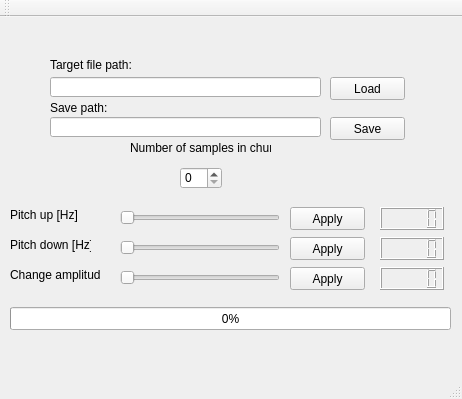
<?xml version="1.0" encoding="UTF-8"?>
<ui version="4.0">
 <class>GUIMusicEqualiserClass</class>
 <widget class="QMainWindow" name="GUIMusicEqualiserClass">
  <property name="geometry">
   <rect>
    <x>0</x>
    <y>0</y>
    <width>462</width>
    <height>399</height>
   </rect>
  </property>
  <property name="windowTitle">
   <string>GUIMusicEqualiser</string>
  </property>
  <widget class="QWidget" name="centralWidget">
   <widget class="QLineEdit" name="targetText">
    <property name="geometry">
     <rect>
      <x>50</x>
      <y>60</y>
      <width>271</width>
      <height>20</height>
     </rect>
    </property>
   </widget>
   <widget class="QLabel" name="label">
    <property name="geometry">
     <rect>
      <x>50</x>
      <y>40</y>
      <width>191</width>
      <height>16</height>
     </rect>
    </property>
    <property name="text">
     <string>Target file path:</string>
    </property>
   </widget>
   <widget class="QLabel" name="label_2">
    <property name="geometry">
     <rect>
      <x>50</x>
      <y>80</y>
      <width>81</width>
      <height>21</height>
     </rect>
    </property>
    <property name="text">
     <string>Save path:</string>
    </property>
   </widget>
   <widget class="QLineEdit" name="saveText">
    <property name="geometry">
     <rect>
      <x>50</x>
      <y>100</y>
      <width>271</width>
      <height>20</height>
     </rect>
    </property>
   </widget>
   <widget class="QSlider" name="pitch_upSlider">
    <property name="geometry">
     <rect>
      <x>120</x>
      <y>190</y>
      <width>160</width>
      <height>22</height>
     </rect>
    </property>
    <property name="maximum">
     <number>2000</number>
    </property>
    <property name="orientation">
     <enum>Qt::Horizontal</enum>
    </property>
   </widget>
   <widget class="QPushButton" name="apply_upButton">
    <property name="geometry">
     <rect>
      <x>290</x>
      <y>190</y>
      <width>75</width>
      <height>23</height>
     </rect>
    </property>
    <property name="text">
     <string>Apply</string>
    </property>
   </widget>
   <widget class="QSlider" name="pitch_downSlider">
    <property name="geometry">
     <rect>
      <x>120</x>
      <y>220</y>
      <width>160</width>
      <height>22</height>
     </rect>
    </property>
    <property name="maximum">
     <number>2000</number>
    </property>
    <property name="orientation">
     <enum>Qt::Horizontal</enum>
    </property>
   </widget>
   <widget class="QPushButton" name="apply_downButton">
    <property name="geometry">
     <rect>
      <x>290</x>
      <y>220</y>
      <width>75</width>
      <height>23</height>
     </rect>
    </property>
    <property name="text">
     <string>Apply</string>
    </property>
   </widget>
   <widget class="QSlider" name="caSlider">
    <property name="geometry">
     <rect>
      <x>120</x>
      <y>250</y>
      <width>160</width>
      <height>22</height>
     </rect>
    </property>
    <property name="maximum">
     <number>16384</number>
    </property>
    <property name="orientation">
     <enum>Qt::Horizontal</enum>
    </property>
   </widget>
   <widget class="QPushButton" name="apply_caButton">
    <property name="geometry">
     <rect>
      <x>290</x>
      <y>250</y>
      <width>75</width>
      <height>23</height>
     </rect>
    </property>
    <property name="text">
     <string>Apply</string>
    </property>
   </widget>
   <widget class="QLabel" name="label_3">
    <property name="geometry">
     <rect>
      <x>10</x>
      <y>190</y>
      <width>71</width>
      <height>16</height>
     </rect>
    </property>
    <property name="text">
     <string>Pitch up [Hz]</string>
    </property>
   </widget>
   <widget class="QLabel" name="label_4">
    <property name="geometry">
     <rect>
      <x>10</x>
      <y>220</y>
      <width>81</width>
      <height>16</height>
     </rect>
    </property>
    <property name="text">
     <string>Pitch down [Hz]</string>
    </property>
   </widget>
   <widget class="QLabel" name="label_5">
    <property name="geometry">
     <rect>
      <x>10</x>
      <y>250</y>
      <width>91</width>
      <height>16</height>
     </rect>
    </property>
    <property name="text">
     <string>Change amplitude</string>
    </property>
   </widget>
   <widget class="QLCDNumber" name="up_hzLCD">
    <property name="geometry">
     <rect>
      <x>380</x>
      <y>190</y>
      <width>64</width>
      <height>23</height>
     </rect>
    </property>
   </widget>
   <widget class="QLCDNumber" name="down_hzLCD">
    <property name="geometry">
     <rect>
      <x>380</x>
      <y>220</y>
      <width>64</width>
      <height>23</height>
     </rect>
    </property>
   </widget>
   <widget class="QLCDNumber" name="caLCD">
    <property name="geometry">
     <rect>
      <x>380</x>
      <y>250</y>
      <width>64</width>
      <height>23</height>
     </rect>
    </property>
   </widget>
   <widget class="QProgressBar" name="progressBar">
    <property name="geometry">
     <rect>
      <x>10</x>
      <y>290</y>
      <width>441</width>
      <height>23</height>
     </rect>
    </property>
    <property name="value">
     <number>0</number>
    </property>
   </widget>
   <widget class="QPushButton" name="loadButton">
    <property name="geometry">
     <rect>
      <x>330</x>
      <y>60</y>
      <width>75</width>
      <height>23</height>
     </rect>
    </property>
    <property name="text">
     <string>Load</string>
    </property>
   </widget>
   <widget class="QPushButton" name="saveButton">
    <property name="geometry">
     <rect>
      <x>330</x>
      <y>100</y>
      <width>75</width>
      <height>23</height>
     </rect>
    </property>
    <property name="text">
     <string>Save</string>
    </property>
   </widget>
   <widget class="QLabel" name="label_6">
    <property name="geometry">
     <rect>
      <x>130</x>
      <y>120</y>
      <width>141</width>
      <height>21</height>
     </rect>
    </property>
    <property name="text">
     <string>Number of samples in chunk</string>
    </property>
   </widget>
   <widget class="QSpinBox" name="spinBox">
    <property name="geometry">
     <rect>
      <x>180</x>
      <y>150</y>
      <width>42</width>
      <height>22</height>
     </rect>
    </property>
   </widget>
  </widget>
  <widget class="QMenuBar" name="menuBar">
   <property name="geometry">
    <rect>
     <x>0</x>
     <y>0</y>
     <width>462</width>
     <height>22</height>
    </rect>
   </property>
  </widget>
  <widget class="QToolBar" name="mainToolBar">
   <attribute name="toolBarArea">
    <enum>TopToolBarArea</enum>
   </attribute>
   <attribute name="toolBarBreak">
    <bool>false</bool>
   </attribute>
  </widget>
  <widget class="QStatusBar" name="statusBar"/>
 </widget>
 <layoutdefault spacing="6" margin="11"/>
 <resources>
  <include location="GUIMusicEqualiser.qrc"/>
 </resources>
 <connections>
  <connection>
   <sender>pitch_upSlider</sender>
   <signal>valueChanged(int)</signal>
   <receiver>up_hzLCD</receiver>
   <slot>display(int)</slot>
   <hints>
    <hint type="sourcelabel">
     <x>235</x>
     <y>185</y>
    </hint>
    <hint type="destinationlabel">
     <x>408</x>
     <y>186</y>
    </hint>
   </hints>
  </connection>
  <connection>
   <sender>pitch_downSlider</sender>
   <signal>valueChanged(int)</signal>
   <receiver>down_hzLCD</receiver>
   <slot>display(int)</slot>
   <hints>
    <hint type="sourcelabel">
     <x>254</x>
     <y>215</y>
    </hint>
    <hint type="destinationlabel">
     <x>404</x>
     <y>216</y>
    </hint>
   </hints>
  </connection>
  <connection>
   <sender>caSlider</sender>
   <signal>valueChanged(int)</signal>
   <receiver>caLCD</receiver>
   <slot>display(int)</slot>
   <hints>
    <hint type="sourcelabel">
     <x>201</x>
     <y>245</y>
    </hint>
    <hint type="destinationlabel">
     <x>398</x>
     <y>246</y>
    </hint>
   </hints>
  </connection>
 </connections>
</ui>
